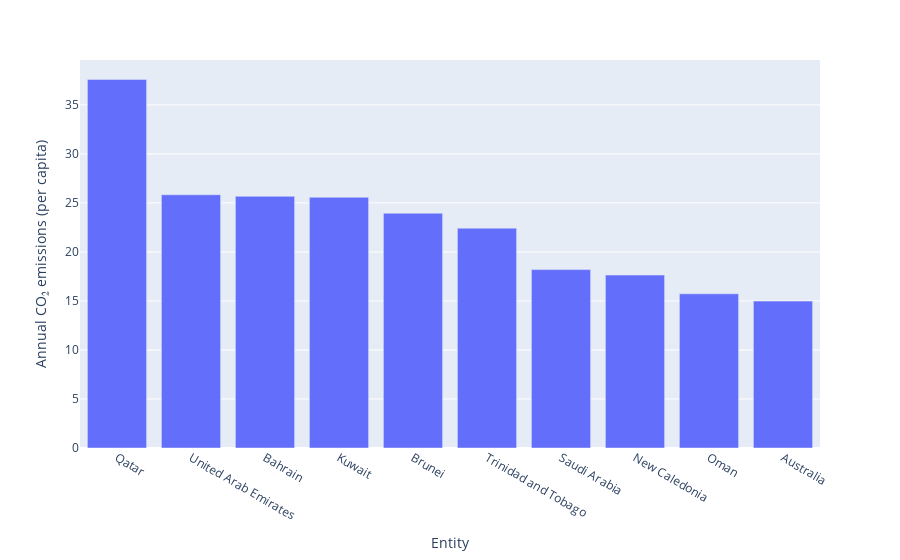

Source (notebook cell):
### Markdown cell above
### 1.1 Top N countries with the most CO2 emissions chosen 1 year

### Code cell
df_last_year = df[df['Year']==max(df['Year'])]
df_last_year = df_last_year[~df_last_year['Code'].isna()]
df_last_year = df_last_year.sort_values('Annual CO₂ emissions (per capita)', ascending=False).reset_index(drop=True)
df_last_year.iloc[:top_n_row].to_csv('co-emissions-per-capita-last-year.csv')
# df_last_year
px.bar(df_last_year.iloc[:top_n_row], x='Entity', y='Annual CO₂ emissions (per capita)')

### Figure 1 — Plotly figure (JSON) as saved in the notebook; plotly's stock layout.template omitted (floating-point values rounded to 4 significant figures)
{"data": [{"alignmentgroup": "True", "hovertemplate": "Entity=%{x}<br>Annual CO₂ emissions (per capita)=%{y}<extra></extra>", "legendgroup": "", "marker": {"color": "#636efa", "pattern": {"shape": ""}}, "name": "", "offsetgroup": "", "orientation": "v", "showlegend": false, "textposition": "auto", "type": "bar", "x": ["Qatar", "United Arab Emirates", "Bahrain", "Kuwait", "Brunei", "Trinidad and Tobago", "Saudi Arabia", "New Caledonia", "Oman", "Australia"], "xaxis": "x", "y": [37.6, 25.83, 25.67, 25.58, 23.95, 22.42, 18.2, 17.64, 15.73, 14.99], "yaxis": "y"}], "layout": {"barmode": "relative", "legend": {"tracegroupgap": 0}, "margin": {"t": 60}, "xaxis": {"anchor": "y", "domain": [0, 1], "title": {"text": "Entity"}}, "yaxis": {"anchor": "x", "domain": [0, 1], "title": {"text": "Annual CO₂ emissions (per capita)"}}}}
